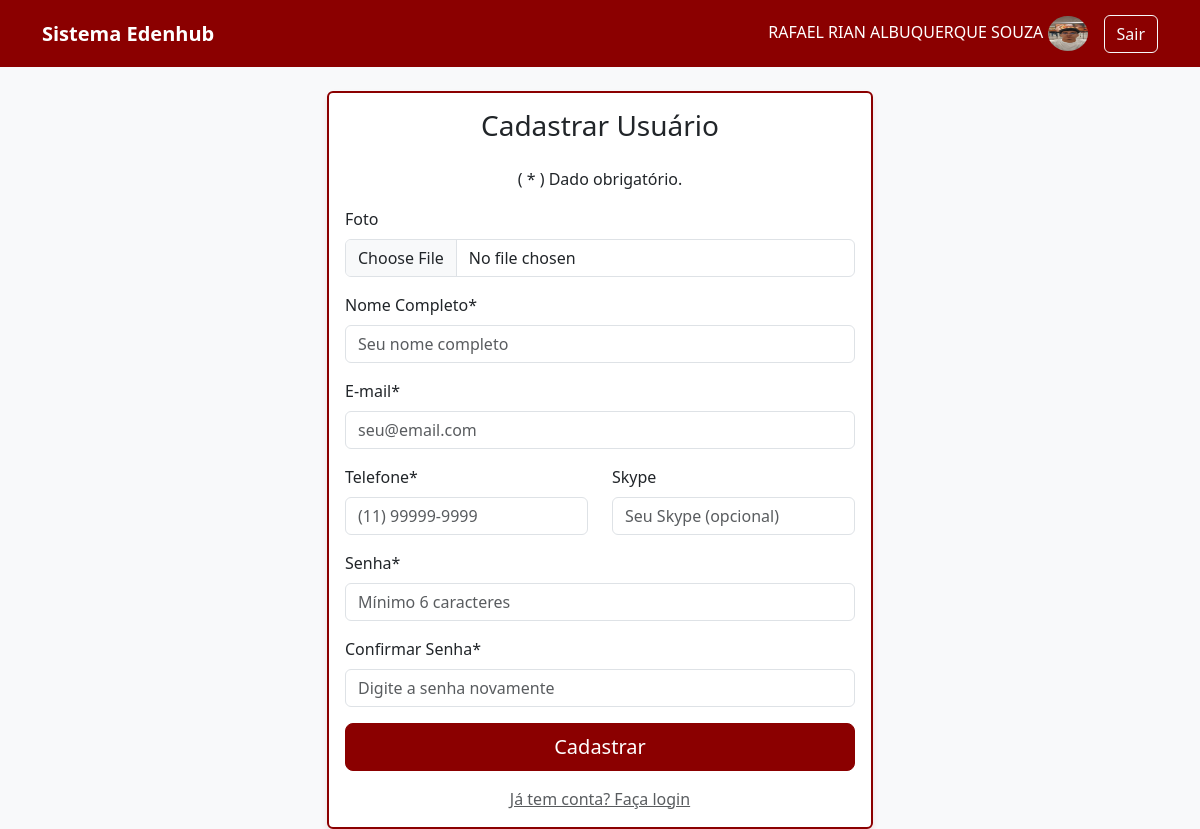
The page /cadastro (signed in) on the database its author committed.
### Edenred/models.py (models this page shows, shortened)
class Usuario(db.Model, UserMixin):
    id = db.Column(db.Integer, primary_key=True)
    foto = db.Column(db.String, nullable=True, default='default.png')
    nome = db.Column(db.String(100), nullable=False)
    email = db.Column(db.String(100), unique=True, nullable=False)
    telefone = db.Column(db.String(20), unique=True)
    skype = db.Column(db.String(100), unique=True)
    senha_hash = db.Column(db.String(200), nullable=False)

### Edenred/views.py (the view, shortened to what this page needs)
@app.route('/cadastro', methods=['GET', 'POST'])
def cadastro():
    form = CadastroUsuarioForm()
    return render_template('cadastro.html', form=form)

### Edenred/forms.py (shortened to what this page needs)
class CadastroUsuarioForm(FlaskForm):
    foto = FileField('Foto', validators=[Optional()])
    nome = StringField('Nome Completo*', validators=[DataRequired()])
    email = StringField('E-mail*', validators=[DataRequired(), Email()])
    telefone = StringField('Telefone*', validators=[DataRequired()])
    skype = StringField('Skype', validators=[Optional()])
    senha = PasswordField('Senha*', validators=[DataRequired(), Length(min=6)])
    confirmar_senha = PasswordField('Confirmar Senha*', validators=[DataRequired(), equal_to('senha')])
    btnSubmit = SubmitField('Cadastrar')

### Edenred/__init__.py (called while the page is built)
@login_manager.user_loader
def load_user(user_id):
    return Usuario.query.get(int(user_id))

### Edenred/templates/cadastro.html (shortened to what this page needs)
{% extends 'base.html' %}
{% block content %}
<div class="row justify-content-center">
    <div class="col-md-6">
        <div class="card card-edenred">
            <div class="card-body">
                <h3 class="card-title text-center mb-4 text-dark">Cadastrar Usuário</h3>
                <p class="text-center">( * ) Dado obrigatório.</p>
                <form method="post" enctype="multipart/form-data">
                    <div class="mb-3">
                        {{ form.foto.label(class="form-label text-dark") }}
                        {{ form.foto(class="form-control", placeholder="Sua foto aqui (opcional)") }}
                    </div>
                    <div class="mb-3">
                        {{ form.nome.label(class="form-label text-dark") }}
                        {{ form.nome(class="form-control", placeholder="Seu nome completo") }}
                    </div>
                    <div class="mb-3">
                        {{ form.email.label(class="form-label text-dark") }}
                        {{ form.email(class="form-control", placeholder="seu@email.com") }}
                    </div>
                    <div class="row">
                        <div class="col-md-6 mb-3">
                            {{ form.telefone.label(class="form-label text-dark") }}
                            {{ form.telefone(class="form-control", placeholder="(11) 99999-9999") }}
                        </div>
                        <div class="col-md-6 mb-3">
                            {{ form.skype.label(class="form-label text-dark") }}
                            {{ form.skype(class="form-control", placeholder="Seu Skype (opcional)") }}
                        </div>
                    </div>
                    <div class="mb-3">
                        {{ form.senha.label(class="form-label text-dark") }}
                        {{ form.senha(class="form-control", placeholder="Mínimo 6 caracteres") }}
                    </div>
                    <div class="mb-3">
                        {{ form.confirmar_senha.label(class="form-label text-dark") }}
                        {{ form.confirmar_senha(class="form-control", placeholder="Digite a senha novamente") }}
                    </div>
                    <div class="d-grid">
                        {{ form.btnSubmit(class="btn btn-edenred btn-lg") }}
                    </div>
                </form>
                <div class="text-center mt-3">
                    <a href="{{ url_for('login') }}" class="text-muted">Já tem conta? Faça login</a>
                </div>
            </div>
        </div>
    </div>
</div>
{% endblock %}

### Edenred/templates/base.html (shortened to what this page needs)
<!DOCTYPE html>
<html lang="pt-BR">
<head>
    <link href="https://cdn.jsdelivr.net/npm/bootstrap@5.3.8/dist/css/bootstrap.min.css" rel="stylesheet">
</head>
<body class="bg-light">
    <nav class="navbar navbar-expand-lg navbar-dark bg-edenred">
        <div class="container">
            <a class="navbar-brand" href="{{ url_for('home') }}">
                <strong>Sistema Edenhub</strong>
            </a>
            {% if current_user.is_authenticated %}
            <div class="navbar-nav ms-auto">
                <span class="navbar-text me-3 text-white">
                    {{ current_user.nome }}  <img src="{{url_for('static', filename='data/img_user/{}'.format(current_user.foto))}}" width="40px" height="35px"
                                    class="rounded-circle">
                </span>
            </div>
            <a class="btn btn-outline-light" href="{{ url_for('logout') }}">
                    Sair
                </a>
            {% endif %}
        </div>
    </nav>
    <div class="container mt-4">
        {% block content %}{% endblock %}
    </div>
</body>
</html>

### Edenred/templates/base.html (style rules this page uses)
.bg-edenred { background-color: #8B0000 !important; }
.btn-edenred { background-color: #8B0000; border-color: #8B0000; color: white; }
.card-edenred { border: 2px solid #8B0000; box-shadow: 0 4px 6px rgba(139, 0, 0, 0.1); }

### rows shown on the page
Usuario: nome "RAFAEL RIAN ALBUQUERQUE SOUZA", foto (picture)
